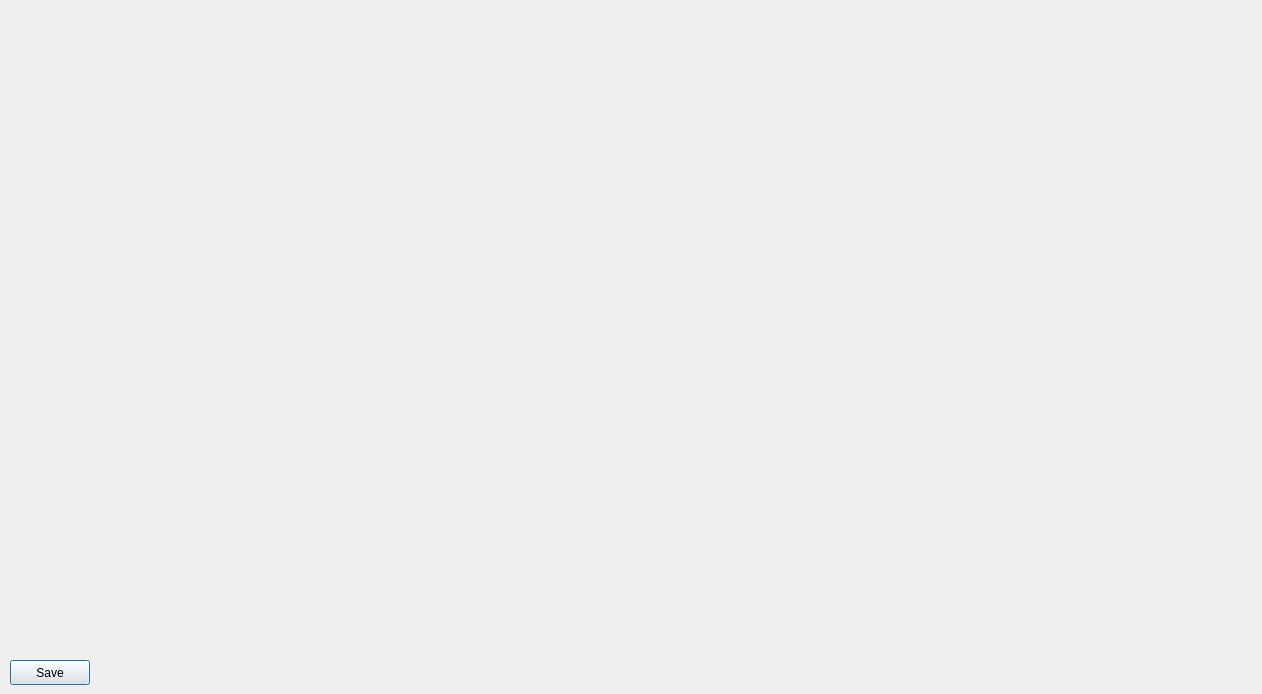
<?xml version="1.0" encoding="UTF-8"?>
<ui version="4.0">
 <class>ResultsJointsDialog</class>
 <widget class="QDialog" name="ResultsJointsDialog">
  <property name="geometry">
   <rect>
    <x>0</x>
    <y>0</y>
    <width>1262</width>
    <height>694</height>
   </rect>
  </property>
  <property name="windowTitle">
   <string>Results of the joints</string>
  </property>
  <widget class="QWidget" name="layoutWidget">
   <property name="geometry">
    <rect>
     <x>10</x>
     <y>10</y>
     <width>1241</width>
     <height>641</height>
    </rect>
   </property>
   <layout class="QGridLayout" name="gridLayout">
    <item row="0" column="1">
     <widget class="QCustomPlot" name="plot_joint_4" native="true"/>
    </item>
    <item row="0" column="2">
     <widget class="QCustomPlot" name="plot_joint_7" native="true"/>
    </item>
    <item row="0" column="3">
     <widget class="QCustomPlot" name="plot_joint_10" native="true"/>
    </item>
    <item row="1" column="0">
     <widget class="QCustomPlot" name="plot_joint_2" native="true"/>
    </item>
    <item row="1" column="1">
     <widget class="QCustomPlot" name="plot_joint_5" native="true"/>
    </item>
    <item row="1" column="2">
     <widget class="QCustomPlot" name="plot_joint_8" native="true"/>
    </item>
    <item row="1" column="3">
     <widget class="QCustomPlot" name="plot_joint_11" native="true"/>
    </item>
    <item row="2" column="0">
     <widget class="QCustomPlot" name="plot_joint_3" native="true"/>
    </item>
    <item row="2" column="1">
     <widget class="QCustomPlot" name="plot_joint_6" native="true"/>
    </item>
    <item row="2" column="2">
     <widget class="QCustomPlot" name="plot_joint_9" native="true"/>
    </item>
    <item row="0" column="0">
     <widget class="QCustomPlot" name="plot_joint_1" native="true"/>
    </item>
   </layout>
  </widget>
  <widget class="QPushButton" name="pushButton_save_joints_plots">
   <property name="geometry">
    <rect>
     <x>10</x>
     <y>660</y>
     <width>80</width>
     <height>25</height>
    </rect>
   </property>
   <property name="text">
    <string>Save</string>
   </property>
  </widget>
 </widget>
 <customwidgets>
  <customwidget>
   <class>QCustomPlot</class>
   <extends>QWidget</extends>
   <header>qcustomplot.h</header>
   <container>1</container>
  </customwidget>
 </customwidgets>
 <resources/>
 <connections/>
</ui>
